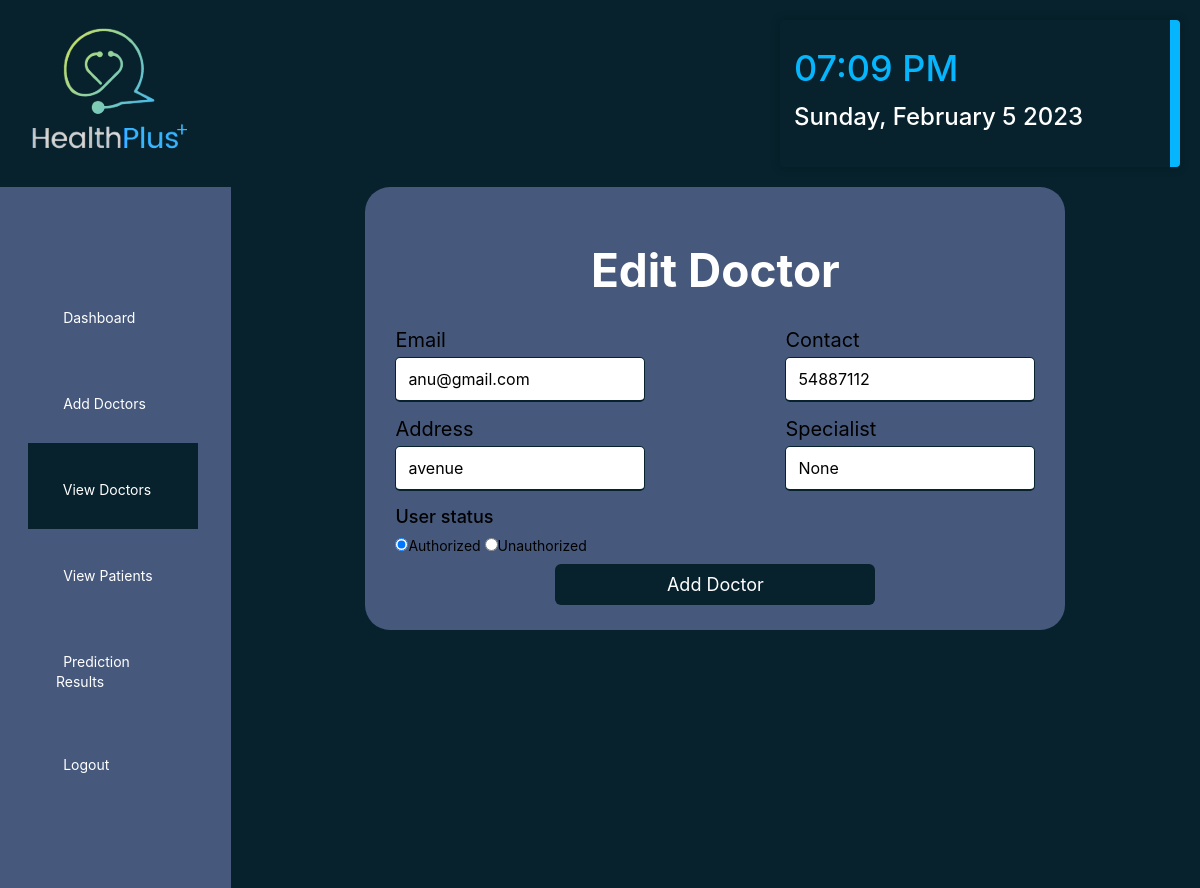
The page /admin_edit_doctor/13/ (signed in) on the database its author committed.
### healthApp/models.py (models this page shows, shortened)
class Doctor(models.Model):
    status = models.IntegerField(DOCTOR_STATUS, null=True)
    user = models.ForeignKey(User, on_delete=models.CASCADE, null=True)
    contact = models.CharField(max_length=100, null=True)
    address = models.CharField(max_length=100, null=True)
    category = models.CharField(max_length=100, null=True)
    dob = models.DateField(null=True)
    image = models.ImageField(upload_to='media/', null=True, blank=True)

### healthApp/views.py (the view, shortened to what this page needs)
@login_required(login_url="login")
def AdminEditDoctorPage(request, pid):
    doc = Doctor.objects.get(id=pid)
    error = ""
    dict = {'error': error, 'doc': doc}
    return render(request, 'Admin_EditDoctors.html', dict)

### templates/Admin_EditDoctors.html (shortened to what this page needs)
<!DOCTYPE html>
<html lang="en">
    {% load static %}
    <head>
        <link rel="stylesheet" href="{% static 'css/styles.css' %}" type="text/css" media="all">
        <link rel="stylesheet" href="https://unicons.iconscout.com/release/v4.0.0/css/line.css">
        <link rel="stylesheet" href="https://cdnjs.cloudflare.com/ajax/libs/font-awesome/6.0.0-beta3/css/all.min.css"
 />
    </head>
    <body>
        <header class="row">
            <a href="{% url 'welcome' %}">
                <img src="{% static 'Images/Logo.png' %}" alt="">
            </a>
            <div class="dateTime">
                <div class="time"></div>
                <div class="date"></div>
            </div>
        </header>
        <div class="wrapper">
            <div class="sidebar">
                <ul>
                    <li><a href="{% url 'admin_dashboard' %}">
                            Dashboard</a></a></li>
                    <li><a href="{% url 'admin_add_doctor' %}"></i>Add Doctors</a></li>
                    <li class="is-active"><a href="{% url 'admin_view_doctor' %}"></i>View Doctors</a></li>
                    <li><a href="{% url 'admin_view_patient' %}"></i>View Patients</a></li>
                    <li><a href="{% url 'admin_view_prediction' %}">Prediction Results</a>
                    </li>
                    <li><a href="{% url 'logout_user' %}">Logout</a></li>
                </ul>
            </div>
            <div class="registrationContainer">
                <h1>
                    Edit Doctor
                </h1>
                <form action="" method="post" enctype="multipart/form-data">
                    <div class="card-details">
                        <div class="card-box">
                            <span class="details">Email</span>
                            <input type="text" value="{{doc.user.email}}" name='email' required>
                        </div>
                        <div class="card-box">
                            <span class="details">Contact</span>
                            <input type="text" value="{{doc.contact}}" name='contact' required>
                        </div>
                        <div class="card-box">
                            <span class="details">Address</span>
                            <input type="text" value="{{doc.address}}" name="address" required>
                        </div>
                        <div class="card-box">
                            <span class="details">Specialist</span>
                            <input type="text" value="{{doc.category}}" name= "category" required>
                        </div>
                    </div>
                    <div class="status">
                        <span style="font-weight: 500; font-size: 18px;">User status</span>
                        <div class="category" style="margin-top:10px;">
                            {% if doc.status == 1 %}
                            <input type="radio" name="userStatus" value="1" checked/>Authorized
                            <input type="radio" name="userStatus" value="2" />Unauthorized
                            {% else %}
                            <input type="radio" name="userStatus" value="1" />Authorized
                            <input type="radio" name="userStatus" value="2" checked/>Unauthorized
                            {% endif %}
                        </div>
                    </div>
                    <div class="buttonRegister">
                        <input type="submit" value="Add Doctor">
                    </div>
                </form>
            </div>
        </div>
    </body>
</html>

### healthApp/static/CSS/Styles.css (style rules this page uses)
* { margin: 0; padding: 0; -webkit-box-sizing: border-box; box-sizing: border-box; list-style: none; font-family: "Inter", sans-serif; font-size: 14px; }
body { overflow-x: hidden; background: #07222d; }
.row { padding: 20px; max-width: 1900px; margin: 0 auto; display: grid; grid-template-columns: 1fr 21fr 1fr 2fr; justify-items: center; }
.dateTime { font-size: 12px; padding: 14px; color: #ffffff; background: #07222d; box-shadow: 0 0 10px rgba(0, 0, 0, 0.25); border-radius: 4px; border-right: 10px #06b6fd solid; width: 400px; font-weight: 500; font-family: "Inter", sans-serif; }
.time { font-size: 3em; color: #06b6fd; margin-top: 12px; }
.date { margin-top: 12px; font-size: 2em; }
.registrationContainer { margin: 0 auto; max-width: 700px; width: 100%; padding: 25px 30px; border-radius: 25px; background: #46597c; height: 50%; }
.registrationContainer > h1 { font-size: 46px; margin: 30px; text-align: center; color: #ffffff; }
.registrationContainer form .card-details { margin-top: 25px; display: flex; flex-wrap: wrap; justify-content: space-between; }
form .card-details .card-box { width: calc(100% / 2 -20px); margin-bottom: 15px; }
.card-details .card-box .details { display: block; margin-bottom: 5px; font-size: 20px; }
.card-details .card-box input { height: 45px; width: 250px; padding: 12px; outline: none; border-radius: 5px; border: 1px solid #ffffff; font-size: 16px; border-bottom-width: 2px; transition: all 0.3s ease; }
.card-details .card-box input:focus, .card-details .card-box input:valid { border-color: #07222d; }
form .buttonRegister { text-align: center; }
form .buttonRegister input { padding: 10px; font-size: 18px; margin-top: 10px; height: 100%; width: 50%; outline: none; text-align: center; color: #fff; border: none; background: #07222d; border-radius: 6px; }
.wrapper { display: flex; position: relative; }
.wrapper .sidebar { flex: -1 -1 0; max-width: 300px; padding: 6rem 3rem; background-color: #46597c; }
.wrapper .sidebar ul li { margin: 0 -1rem; }
.wrapper .sidebar ul li a { display: block; padding: 2em; color: #ffffff; text-decoration: none; transition: 0.2s linear; }
.wrapper .sidebar ul li:hover, .wrapper .sidebar ul li.is-active { background: #07222d; border-right: 5px solid #46597c; }

### rows shown on the page
Doctor: email "anu@gmail.com", contact "54887112", address "avenue", category "None"
